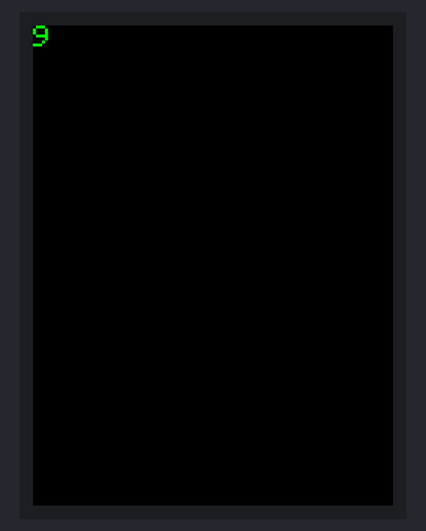
Recording of a sketch running on a simulated Arduino Uno, built with avr-gcc and run on an emulated ATmega328P. Parts: 240×320 colour display. What the sketch prints to the serial monitor is not drawn.

Above: at 0.3 s.
At 2.3 s:
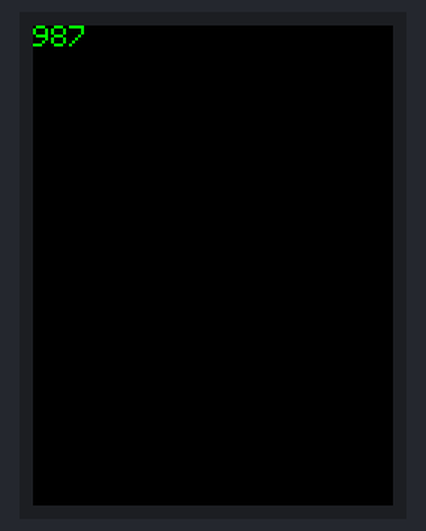
At 4.3 s:
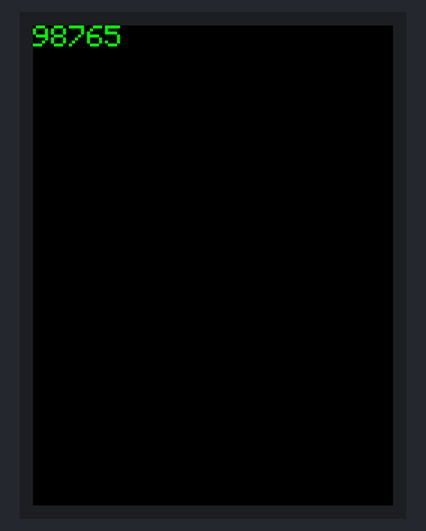
At 6.3 s:
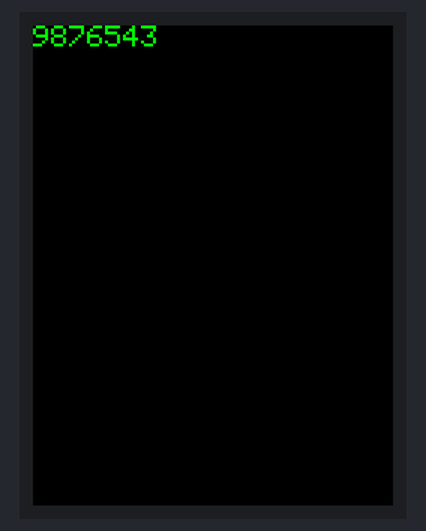
At 9.3 s:
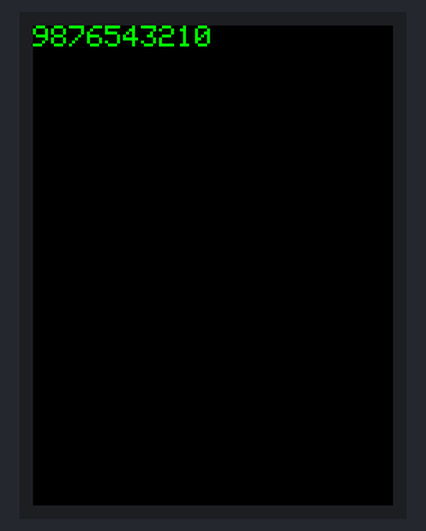

The sketch:

project1d-2018.ino
```cpp
// IMPORTANT: ELEGOO_TFTLCD LIBRARY MUST BE SPECIFICALLY
// CONFIGURED FOR EITHER THE TFT SHIELD OR THE BREAKOUT BOARD.
// SEE RELEVANT COMMENTS IN Elegoo_TFTLCD.h FOR SETUP.
//Technical support:goodtft@163.com

#include <Elegoo_GFX.h>    // Core graphics library
#include <Elegoo_TFTLCD.h> // Hardware-specific library

// The control pins for the LCD can be assigned to any digital or
// analog pins...but we'll use the analog pins as this allows us to
// double up the pins with the touch screen (see the TFT paint example).
#define LCD_CS A3 // Chip Select goes to Analog 3
#define LCD_CD A2 // Command/Data goes to Analog 2
#define LCD_WR A1 // LCD Write goes to Analog 1
#define LCD_RD A0 // LCD Read goes to Analog 0

#define LCD_RESET A4 // Can alternately just connect to Arduino's reset pin

// When using the BREAKOUT BOARD only, use these 8 data lines to the LCD:
// For the Arduino Uno, Duemilanove, Diecimila, etc.:
//   D0 connects to digital pin 8  (Notice these are
//   D1 connects to digital pin 9   NOT in order!)
//   D2 connects to digital pin 2
//   D3 connects to digital pin 3
//   D4 connects to digital pin 4
//   D5 connects to digital pin 5
//   D6 connects to digital pin 6
//   D7 connects to digital pin 7
// For the Arduino Mega, use digital pins 22 through 29
// (on the 2-row header at the end of the board).

// Assign human-readable names to some common 16-bit color values:
#define	BLACK   0x0000
#define	BLUE    0x001F
#define	RED     0xF800
#define	GREEN   0x07E0
#define CYAN    0x07FF
#define MAGENTA 0xF81F
#define YELLOW  0xFFE0
#define WHITE   0xFFFF

Elegoo_TFTLCD tft(LCD_CS, LCD_CD, LCD_WR, LCD_RD, LCD_RESET);
// If using the shield, all control and data lines are fixed, and
// a simpler declaration can optionally be used:
// Elegoo_TFTLCD tft;


void setup(void) {
  Serial.begin(9600);
  Serial.println(F("TFT LCD test"));


#ifdef USE_Elegoo_SHIELD_PINOUT
  Serial.println(F("Using Elegoo 2.4\" TFT Arduino Shield Pinout"));
#else
  Serial.println(F("Using Elegoo 2.4\" TFT Breakout Board Pinout"));
#endif

  Serial.print("TFT size is "); Serial.print(tft.width()); Serial.print("x"); Serial.println(tft.height());

  tft.reset();

   uint16_t identifier = tft.readID();
   if(identifier == 0x9325) {
    Serial.println(F("Found ILI9325 LCD driver"));
  } else if(identifier == 0x9328) {
    Serial.println(F("Found ILI9328 LCD driver"));
  } else if(identifier == 0x4535) {
    Serial.println(F("Found LGDP4535 LCD driver"));
  }else if(identifier == 0x7575) {
    Serial.println(F("Found HX8347G LCD driver"));
  } else if(identifier == 0x9341) {
    Serial.println(F("Found ILI9341 LCD driver"));
  } else if(identifier == 0x8357) {
    Serial.println(F("Found HX8357D LCD driver"));
  } else if(identifier==0x0101)
  {
      identifier=0x9341;
       Serial.println(F("Found 0x9341 LCD driver"));
  }
  else if(identifier==0x1111)
  {
      identifier=0x9328;
       Serial.println(F("Found 0x9328 LCD driver"));
  }
  else {
    Serial.print(F("Unknown LCD driver chip: "));
    Serial.println(identifier, HEX);
    Serial.println(F("If using the Elegoo 2.8\" TFT Arduino shield, the line:"));
    Serial.println(F("  #define USE_Elegoo_SHIELD_PINOUT"));
    Serial.println(F("should appear in the library header (Elegoo_TFT.h)."));
    Serial.println(F("If using the breakout board, it should NOT be #defined!"));
    Serial.println(F("Also if using the breakout, double-check that all wiring"));
    Serial.println(F("matches the tutorial."));
    identifier=0x9328;

  }
  tft.begin(identifier);
}

  int i=0;
  char myArray[10];

void loop(void)
{
  tft.fillScreen(BLACK);
  unsigned long start = micros();
  tft.setCursor(0, 0);

  tft.setTextColor(GREEN); tft.setTextSize(2);

  for (i = 0; i <=9; i++)
  {
    myArray[i]= 48+i;
  }

  for (i = 9; i >= 0; i--)
  {
    tft.print(myArray[i]);
    delay(1000);
  }

  delay(1000);delay(1000);delay(1000);
}
```

application1.c
```cpp
#include <stdio.h>
#include <time.h>

/*
This application blinks A B C D to stdout at a one second rate.

By Team AAA, copyright 2018.
*/

void delay() {
    int sec = 600000000;
    volatile int i = 0;
    for (i = sec; i > 0;) {
        i--;
    }
}

int main(void)
{
    while (1) {
        // print A B C D to console, overwriting previous line
        // and persist for at least one second
        printf ("\rA B C D");
        fflush(stdout);
        delay();

        // then clear line and persist for at least one second
        printf ("\r       ");
        fflush(stdout);
        delay();
	}

	return 0;
}
```

application2.c
```cpp
#include <stdio.h>
#include <time.h>

/*
This application blinks A, then B then C then D with one
second delay between them. Afterwards, repeats process.

By Team AAA, copyright 2018.
*/

void delay() {
    int sec = 600000000;
    volatile int i = 0;
    for (i = sec; i > 0;) {
        i--;
    }
}

int main(void)
{
    while(1){
        printf ("\rA      ");
        fflush(stdout);
        delay();

        printf ("\r  B    ");
        fflush(stdout);
        delay();

        printf ("\r    C  ");
        fflush(stdout);
        delay();

        printf ("\r      D");
        fflush(stdout);
        delay();
    }

	return 0;
}
```

application3.c
```cpp
#include <stdio.h>
#include <time.h>

/*
This application blinks A B C D, where A and C blink at a one second rate
and B and D blink at a two second rate.

By Team AAA, copyright 2018.
*/

void delay() {
    int sec = 600000000;
    volatile int i = 0;
    for (i = sec; i > 0;) {
        i--;
    }
}

int main(void)
{
	while (1) {
        printf ("\rA   C  ");
        fflush(stdout);
        delay();

        printf ("\r  B   D");
        fflush(stdout);
        int i = 0;
        for (i = 0; i <2; i++) {
            delay();
        }
	}

	return 0;
}
```

application4.c
```cpp
#include <stdio.h>
#include <time.h>

/*
This application blinks A B C D, where A and C blink at a one second rate
and B and D blink at a two second rate.

By Team AAA, copyright 2018.
*/

int DELAY_ONE_SECOND = 1;
int DELAY_TWO_SECOND = 2;

void delay(int num_secs) {
    int sec = 600000000;
    volatile int i = 0;
    for (i = sec * num_secs; i > 0;) {
        i--;
    }
}

int main(void)
{
	while (1) {
        printf ("\rA   C  ");
        fflush(stdout);
        delay(DELAY_ONE_SECOND);

        printf ("\r  B   D");
        fflush(stdout);
        delay(DELAY_TWO_SECOND);
	}

	return 0;
}
```

application6.c
```cpp
#include <stdio.h>
#include <time.h>

/*
This application blinks A B C D, where A and C blink at a one second rate
and B and D blink at a two second rate.

By Team AAA, copyright 2018.
*/

int DELAY_ONE_SECOND = 1;
int DELAY_TWO_SECOND = 2;

void delay(int* num_secs) {
    int sec = 600000000;
    volatile int i = 0;
    for (i = sec * (*num_secs); i > 0;) {
        i--;
    }
}

int main(void)
{
	while (1) {
        printf ("\rA   C  ");
        fflush(stdout);
        delay(&DELAY_ONE_SECOND);

        printf ("\r  B   D");
        fflush(stdout);
        delay(&DELAY_TWO_SECOND);
	}

	return 0;
}
```

application7.c
```cpp
#include <stdio.h>
#include <time.h>

/*
This application blinks A B C D, where A and C blink at a one second rate
and B and D blink at a two second rate.

By Team AAA, copyright 2018.
*/

int DELAY_ONE_SECOND = 1;
int DELAY_TWO_SECOND = 2;

// Displays str for  aprox. num_secs seconds to console. Max char* length of 20 characters.
void tempPrint(char* str, int num_secs) {
    printf("\r%s                    ", str);
    fflush(stdout);
    int sec = 600000000;
    volatile int i = 0;
    for (i = sec * (num_secs); i > 0;) {
        i--;
    }
}

// Alternate displaying "A   C" for 1 second and "  B   D" for 2 seconds on the display.
int main(void)
{
	while (1) {
        tempPrint("A   C  ", DELAY_ONE_SECOND);
        tempPrint("  B   D", DELAY_TWO_SECOND);
	}

	return 0;
}
```

application8.c
```cpp
#include <stdio.h>
#include <time.h>

/*
This application blinks A B C D, where A and C blink at a one second rate
and B and D blink at a two second rate.

By Team AAA, copyright 2018.
*/

#include "tempPrint.c"

int DELAY_ONE_SECOND = 1;
int DELAY_TWO_SECOND = 2;
int TICS_PER_SEC = 600000000;

// Alternate displaying "A   C" for 1 second and "  B   D" for 2 seconds on the display.
int main(void)
{
	while (1) {
        tempPrint("A   C  ", DELAY_ONE_SECOND, TICS_PER_SEC);
        tempPrint("  B   D", DELAY_TWO_SECOND, TICS_PER_SEC);
	}

	return 0;
}
```

project1a-2018.c
```cpp
// preprocessor directive to support printing to the display

#include <stdio.h>

// the main program

int main(void)
{
	//  declare, efine, and inbitializa some local variables
	int x =  9;
	int y = 10;
	int z =  0;
	float a = 0.0;

	//  preform a simple calculation
	z = x+y;

	//  print the results of the calculation to the display
	printf ("the sum of x and y is %d\n", z);

	//  ask the user for some data
	printf("please enter a value\n");

	//  get the data from the user
	//    the data will be a floating point number %f
	//    stored in the variable 'a'
	//    the & operator takes the address of the variable 'a'

	scanf ("%f", &a);

	//  remove the newline from input buffer
	getchar();

	//  print the user data to the display
	//    the format will be xx.yy

	printf ("the data is %2.2f\n", a);

	return 0;
}
```

project1b-2018.c
```cpp
#include <stdio.h>

//  this is a simple routine that demonstrates how to fill and diaplay an array of characters

int main(void)
{
	int i = 0;									//  declare a working variable

	char myArray[5];							//  declare a character array

	for (i = 0; i <= 5; i++)					//  fill array with characters
	{
		//  fill with the ascii characters A..F
		//  65 is the ascii value for A

		myArray[i]= 65+i;
	}

	for (i = 0; i <= 5; i++)					//  display the array
	{
		printf("%c \n", myArray[i]);
	}

	printf("\n");

	return 0;
}
```

project1b-2018_solved.c
```cpp
#include <stdio.h>
// fixed version of project1b-2018, by team AAA copyright 2018

// mistake: diaplay --> display
//  this is a simple routine that demonstrates how to fill and display an array of characters

int main(void)
{
	int i = 0;									//  declare a working variable

	// **************************
	// mistake: size of array from 5 -> 6 to avoid out of bounds
    // **************************
	char myArray[6];							//  declare a character array

	for (i = 0; i <= 5; i++)					//  fill array with characters
	{
		//  fill with the ascii characters A..F
		//  65 is the ascii value for A

		// style change: 65 -> 'A' makes more readable
		myArray[i]= 'A'+i;
	}

	for (i = 0; i <= 5; i++)					//  display the array
	{
		printf("%c \n", myArray[i]);
	}

	printf("\n");

	return 0;
}
```

project1c-2018.c
```cpp
#include <stdio.h>

//  function prototypes

//  get data from the user
void getData(int* aValuePtr);

int main (void)
{
	//  declare a shared variable and a pointer to it
	int myValue;
	int* myPtr = &myValue;		//  let myPtr point to myValue

	//  get data from the user
	getData(myPtr);

	//  display the data as a character
	printf("The data is: %c \n", *myPtr);
        return 0;

}

//  prompt the user for some data and return it through a shared
//  variable pointed to by valuePtr
//
//  inputs:  	pointer to a container in which to place the data
//  outputs:	none
//  function:	the routine accepts a pointer to a container in which to store data from a user,
//				it prompts for the data, accepts the data, displays it, and returns

void getData(int* valuePtr)
{
	//  declare a temp place to store the data
	int tempValue;

	//  let valuePtr point to it
	valuePtr = &tempValue;

	//  prompt for data
	printf("Please enter a single digit between 0-9 \n");

	//  get the data
	*valuePtr = getchar();

	//  display its value as a character
	printf("The data is: %c \n", *valuePtr);

	return;

}
```

project1c-2018_solved.c
```cpp
#include <stdio.h>
// fixed version of project1c-2018, by team AAA copyright 2018

//  function prototypes

//  get data from the user
void getData(int* aValuePtr);

int main (void)
{
	//  declare a shared variable and a pointer to it
	int myValue;
	int* myPtr = &myValue;		//  let myPtr point to myValue

	//  get data from the user
	getData(myPtr);

	//  display the data as a character
	printf("The data is: %c \n", *myPtr);
        return 0;
}

//  prompt the user for some data and return it through a shared
//  variable pointed to by valuePtr
//
//  inputs:  	pointer to a container in which to place the data
//  outputs:	none
//  function:	the routine accepts a pointer to a container in which to store data from a user,
//				it prompts for the data, accepts the data, displays it, and returns

void getData(int* valuePtr)
{
    // *******************
    // mistake: removed tmp value which overwrites proper address
    // *******************

	//  prompt for data
	printf("Please enter a single digit between 0-9 \n");

	//  get the data
	*valuePtr = getchar();

	//  display its value as a character
	printf("The data is: %c \n", *valuePtr);

	return;

}
```

tempPrint.c
```cpp
// Displays str for  aprox. num_secs seconds to console. Max char* length of 20 characters.
void tempPrint(char* str, int num_secs, int tics_per_sec) {
    printf("\r%s                    ", str);
    fflush(stdout);
    volatile int i = 0;
    for (i = tics_per_sec * (num_secs); i > 0;) {
        i--;
    }
}
```

Measured:
- by itself, everything shown: repeats every 13.1 s, in 11 steps
- what the display in image 4 shows lasts 4.0 s, from 9.3 s to 13.3 s
